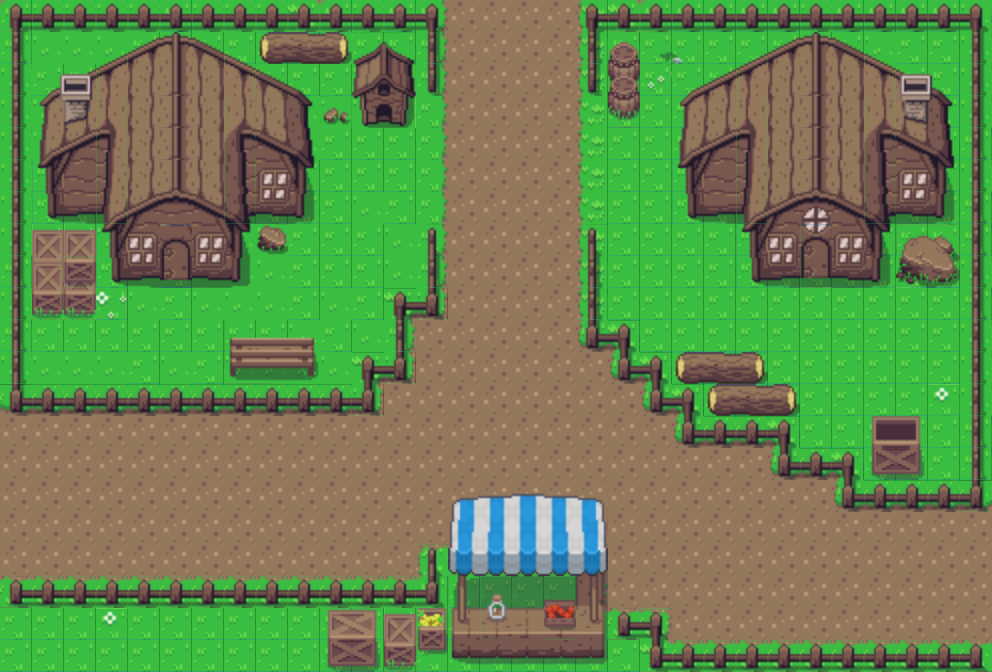

Rendered tile map (Tiled .tmx) drawn with the repository's tilesets; below, a short description and the full map source, tile grids included:
An orthogonal 31x21 tile map with 32x32 px tiles, 3 tile layers (Tile Layer 1, Tile Layer 2, Tile Layer 3).

<map version="1.10" tiledversion="1.11.2" orientation="orthogonal" renderorder="right-down" width="31" height="21" tilewidth="32" tileheight="32" infinite="0" nextlayerid="4" nextobjectid="1">
 <tileset firstgid="1" source="../tsx/converted-Overworld.tsx" />
 <layer id="1" name="Tile Layer 1" width="31" height="21">
  <data encoding="csv">
1243,406,406,406,406,1,406,406,406,1241,1243,406,1,1201,1202,1202,1202,1202,1203,1241,1243,1,1,1,1,406,1,1,1,1,406,
1,406,406,406,1,1,1,1,1,1,406,1,1,1201,1202,1202,1202,1202,1203,1,1,1,1,1,1,1,1,406,1,1,406,
406,1,1,1,406,406,1,406,1,1,1,406,1,1201,1202,1202,1202,1202,1203,1,1,1,1,1,1,406,1,406,1,1,406,
406,406,1,1,1,406,406,1,1,406,406,406,406,1201,1202,1202,1202,1202,1203,1,1,1,1,406,1,1,406,406,406,1,406,
406,406,1,1,1,1,1,1,406,406,1,1,1,1201,1202,1202,1202,1202,1203,1,1,1,1,406,406,406,1,1,1,1,1,
406,1,406,1,406,1,406,406,406,1,1,1,1,1201,1202,1202,1202,1202,1203,1,1,1,1,1,1,1,1,1,1,1,406,
406,1,1,406,406,1,406,1,1,1,1,406,1,1201,1202,1202,1202,1202,1203,1,1,1,1,1,1,1,1,1,1,1,1,
406,1,1,406,1,1,406,406,406,1,1,1,406,1201,1202,1202,1202,1202,1203,1,1,1,1,1,1,1,1,1,1,1,1,
1,406,1,1,406,1,406,406,406,1,1,1,406,1201,1202,1202,1202,1202,1203,1,1,1,1,1,1,1,1,1,1,1,406,
406,406,406,1,406,1,406,406,406,1,406,1,1161,1322,1202,1202,1202,1202,1203,1,1,1,1,1,1,1,1,1,1,1,1,
1,1,1,1,1,1,1,1,1,406,1,406,1201,1202,1202,1202,1202,1202,1321,1163,1,1,1,1,1,1,1,1,1,1,406,
406,406,406,406,1,406,1,406,406,406,406,1161,1322,1202,1202,1202,1202,1202,1202,1321,1163,1,1,1,1,1,1,1,1,1,406,
1162,1162,1162,1162,1162,1162,1162,1162,1162,1162,1162,1322,1202,1202,1202,1202,1202,1202,1202,1202,1321,1163,1,1,1,1,1,1,1,1,406,
1202,1202,1202,1202,1202,1202,1202,1202,1202,1202,1202,1202,1202,1202,1202,1202,1202,1202,1202,1202,1202,1321,1162,1162,1163,1,1,1,1,1,1,
1202,1202,1202,1202,1202,1202,1202,1202,1202,1202,1202,1202,1202,1202,1202,1202,1202,1202,1202,1202,1202,1202,1202,1202,1321,1162,1163,1,1,1,1,
1202,1202,1202,1202,1202,1202,1202,1202,1202,1202,1202,1202,1202,1202,1202,1202,1202,1202,1202,1202,1202,1202,1202,1202,1202,1202,1321,1162,1162,1162,1162,
1202,1202,1202,1202,1202,1202,1202,1202,1202,1202,1202,1202,1202,1202,1202,1202,1202,1202,1202,1202,1202,1202,1202,1202,1202,1202,1202,1202,1202,1202,1202,
1202,1202,1202,1202,1202,1202,1202,1202,1202,1202,1202,1202,1202,1281,1242,1242,1242,1242,1282,1202,1202,1202,1202,1202,1202,1202,1202,1202,1202,1202,1202,
1242,1242,1242,1242,1242,1242,1242,1242,1242,1242,1242,1242,1242,1243,1,1,1,1,1201,1202,1202,1202,1202,1202,1202,1202,1202,1202,1202,1202,1202,
1,1,1,1,1,1,1,1,1,1,1,1,1,1,1,1,1,1,1241,1242,1282,1202,1202,1202,1202,1202,1202,1202,1202,1202,1202,
1,1,1,1,1,1,1,1,1,1,1,1,1,1,1,1,1,1,1,1,1241,1242,1242,1242,1242,1242,1242,1242,1242,1242,1242
</data>
 </layer>
 <layer id="2" name="Tile Layer 2" width="31" height="21">
  <data encoding="csv">
683,685,685,685,685,685,685,685,685,685,685,685,685,684,0,0,0,0,683,685,685,685,685,685,685,685,685,685,685,685,684,
725,0,0,393,8,9,10,395,204,205,206,214,215,725,0,0,0,0,725,34,78,79,0,393,8,9,10,395,0,0,725,
725,12,13,433,48,49,50,435,10,11,0,254,255,721,0,0,0,0,721,35,483,7,8,433,48,49,50,435,15,16,725,
725,52,53,473,48,49,50,475,50,51,211,294,295,0,0,0,0,0,0,75,0,47,48,473,48,49,50,475,55,56,725,
725,87,88,513,48,49,50,515,90,91,0,0,0,0,0,0,0,0,0,0,0,87,88,513,48,49,50,515,90,91,725,
725,127,133,553,48,49,50,555,130,131,0,0,0,0,0,0,0,0,0,0,0,127,133,553,48,49,50,555,130,131,725,
725,167,173,593,88,94,90,595,170,171,0,0,0,0,0,0,0,0,0,0,0,167,173,593,88,89,90,595,170,171,725,
725,31,31,127,128,179,130,131,208,0,0,0,0,681,0,0,0,0,681,0,0,0,0,127,128,177,130,131,450,451,725,
725,32,112,167,168,219,170,171,0,0,0,0,0,725,0,0,0,0,725,0,0,0,0,167,168,217,170,171,490,491,725,
725,72,72,484,0,0,0,0,0,0,0,0,683,724,0,0,0,0,725,0,0,0,0,0,0,0,0,0,0,0,725,
725,0,0,0,0,0,0,269,270,271,0,0,725,0,0,0,0,0,723,684,0,0,0,0,0,0,0,0,0,0,725,
725,0,0,0,0,0,0,309,310,311,0,683,724,0,0,0,0,0,0,723,684,204,205,206,0,0,0,0,0,0,725,
723,685,685,685,685,685,685,685,685,685,685,724,0,0,0,0,0,0,0,0,723,684,204,205,206,0,0,0,0,322,725,
0,0,0,0,0,0,0,0,0,0,0,0,0,0,0,0,0,0,0,0,0,723,685,685,684,0,0,822,823,0,725,
0,0,0,0,0,0,0,0,0,0,0,0,0,0,0,0,0,0,0,0,0,0,0,0,723,685,684,396,397,0,725,
0,0,0,0,0,0,0,0,0,0,0,0,0,0,899,900,901,902,903,0,0,0,0,0,0,0,723,685,685,685,724,
0,0,0,0,0,0,0,0,0,0,0,0,0,0,939,940,941,942,943,0,0,0,0,0,0,0,0,0,0,0,0,
0,0,0,0,0,0,0,0,0,0,0,0,0,681,979,980,981,982,983,0,0,0,0,0,0,0,0,0,0,0,0,
761,685,685,685,685,685,685,685,685,685,685,685,685,724,1019,824,1021,826,1023,0,0,0,0,0,0,0,0,0,0,0,0,
0,0,0,322,0,0,0,0,0,0,356,357,31,827,1059,864,1061,866,1063,761,684,0,0,0,0,0,0,0,0,0,0,
0,0,0,0,0,0,0,0,0,0,396,397,72,867,1099,1100,1101,1102,1103,0,723,685,685,685,685,685,685,685,685,685,762
</data>
 </layer>
 <layer id="3" name="Tile Layer 3" width="31" height="21">
  <data encoding="csv">
0,0,0,0,0,0,0,0,0,0,0,0,0,0,0,0,0,0,0,0,0,0,0,0,0,0,0,0,0,0,0,
0,0,0,0,0,0,0,0,0,0,0,0,0,0,0,0,0,0,0,0,0,0,0,0,0,0,0,0,0,0,0,
0,0,0,0,0,0,0,0,0,0,0,0,0,0,0,0,0,0,0,0,0,0,0,0,0,0,0,0,0,0,0,
0,0,0,0,0,0,0,0,0,0,0,0,0,0,0,0,0,0,0,0,0,0,0,0,0,0,0,0,0,0,0,
0,0,0,0,0,0,0,0,0,0,0,0,0,0,0,0,0,0,0,0,0,0,0,0,0,0,0,0,0,0,0,
0,0,0,0,0,0,0,0,0,0,0,0,0,0,0,0,0,0,0,0,0,0,0,0,0,0,0,0,0,0,0,
0,0,0,0,0,0,0,0,0,0,0,0,0,0,0,0,0,0,0,0,0,0,0,0,0,0,0,0,0,0,0,
0,0,0,0,0,0,0,0,0,0,0,0,0,0,0,0,0,0,0,0,0,0,0,0,0,0,0,0,0,0,0,
0,0,0,0,0,0,0,0,0,0,0,0,0,0,0,0,0,0,0,0,0,0,0,0,0,0,0,0,0,0,0,
0,0,0,0,0,0,0,0,0,0,0,0,0,0,0,0,0,0,0,0,0,0,0,0,0,0,0,0,0,0,0,
0,0,0,0,0,0,0,0,0,0,0,0,0,0,0,0,0,0,0,0,0,0,0,0,0,0,0,0,0,0,0,
0,0,0,0,0,0,0,0,0,0,0,0,0,0,0,0,0,0,0,0,0,0,0,0,0,0,0,0,0,0,0,
0,0,0,0,0,0,0,0,0,0,0,0,0,0,0,0,0,0,0,0,0,0,0,0,0,0,0,0,0,0,0,
0,0,0,0,0,0,0,0,0,0,0,0,0,0,0,0,0,0,0,0,0,0,0,0,0,0,0,0,0,0,0,
0,0,0,0,0,0,0,0,0,0,0,0,0,0,0,0,0,0,0,0,0,0,0,0,0,0,0,0,0,0,0,
0,0,0,0,0,0,0,0,0,0,0,0,0,0,0,0,0,0,0,0,0,0,0,0,0,0,0,0,0,0,0,
0,0,0,0,0,0,0,0,0,0,0,0,0,0,0,0,0,0,0,0,0,0,0,0,0,0,0,0,0,0,0,
0,0,0,0,0,0,0,0,0,0,0,0,0,0,0,0,0,0,0,0,0,0,0,0,0,0,0,0,0,0,0,
0,0,0,0,0,0,0,0,0,0,0,0,0,0,0,0,0,0,0,0,0,0,0,0,0,0,0,0,0,0,0,
0,0,0,0,0,0,0,0,0,0,0,0,0,0,0,0,0,0,0,0,0,0,0,0,0,0,0,0,0,0,0,
0,0,0,0,0,0,0,0,0,0,0,0,0,0,0,0,0,0,0,0,0,0,0,0,0,0,0,0,0,0,0
</data>
 </layer>
</map>
